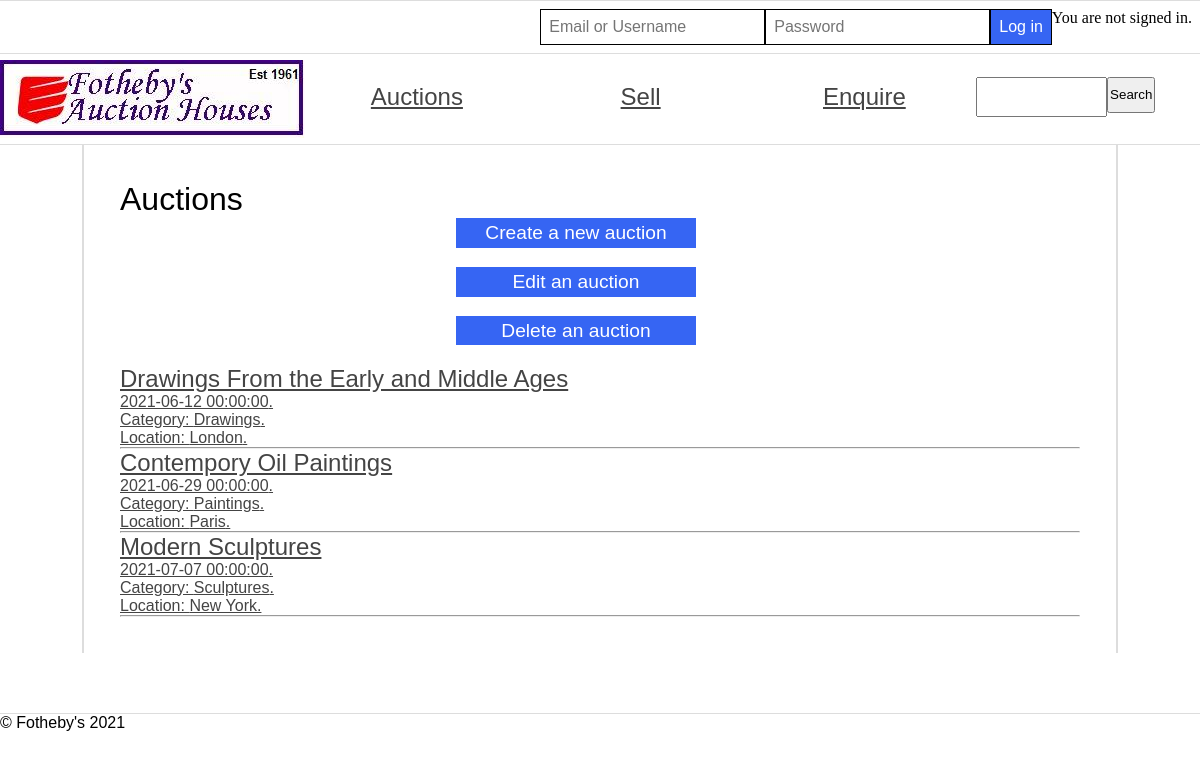
Screenshot of /default/public/auctions.php with the database file from the repository.
### tables this page shows
CREATE TABLE `auction` (
  `lot_reference_number` int(6) NOT NULL AUTO_INCREMENT,
  `title` varchar(60) DEFAULT NULL,
  `date` datetime DEFAULT NULL,
  `period` varchar(30) DEFAULT NULL,
  `category` varchar(30) DEFAULT NULL,
  `location` varchar(30) DEFAULT NULL,
  PRIMARY KEY (`lot_reference_number`)
);

### default/public/auctions.php (the view, shortened to what this page needs)
<?php
	require 'header.php';
?>
<main>
<h1>Auctions</h1>
<?php
if (isset($_POST['editauction-submit'])) {
    require 'dbconnect.php';
    ?><form action="editauction.php?" method="POST">
    <label for="auctionselect">Select Auction</label>
    <select name="auctionselect" id="auctionselect"> <?php
    $auctionliststmt = $pdo->query('SELECT * FROM auction ORDER BY date ASC');
    $auctionliststmt->execute();
    foreach ($auctionliststmt as $row) {
        echo '<option value="' . $row['lot_reference_number'] . '">' . $row['title'] . '</option>';
    } ?>
    </select>
    <input type="submit" name="auctionname-submit" value="Edit Auction" />
    </form>
    <?php
}
else {
    ?>
	<form action="createauction.php" method="POST"> <input type="submit" name="createauction-submit" value="Create a new auction" /> </form>
	<form action="auctions.php" method="POST"> <input type="submit" name="editauction-submit" value="Edit an auction" /> </form>
	<form action="auctions.php" method="POST"> <input type="submit" name="deleteauction-submit" value="Delete an auction" /> </form>
	<?php
    require 'dbconnect.php';
	$auctionstmt = $pdo->prepare('SELECT * FROM auction ORDER BY date ASC');
	$auctionstmt->execute();
	foreach ($auctionstmt as $row) { ?>
		<a href="auctionview.php?&lot_reference_number=<?=$row['lot_reference_number']?>" class="product">
        <h2 class="name"><?=$row['title']?></h2><p><?=$row['date']?>.</p><p>Category: <?=$row['category']?>.</p><p>Location: <?=$row['location']?>.</p>
        </a><hr> <?php
	}
}
?>
</main>
<?php
	require 'footer.php';
?>

### default/public/fothebys.css (style rules this page uses)
* { margin: 0; padding: 0; }
body { font-family: 'Oxygen-Regular', sans-serif; background-color: #ffffff; max-width: 100vw; overflow-x: hidden; }
h1, h2, h3, h4 { font-weight: normal; }
a, a:visited { color: #444; }
form { display: flex; justify-content: end; }
main { padding: 3vw; display: grid; overflow: hidden; width: 80vw; margin: auto; border-left: 2px solid #ddd; border-right: 2px solid #ddd; grid-template-columns: 1fr; }
main form { display: flex; flex-wrap: wrap; width: 50vw; }
main form label, main form input { flex-grow: 1; width: 20vw; margin-bottom: 1em; margin-right: 2vw; margin-left: 2vw; }
main form input[type=submit] { background-color: #3665f3; color: white; flex-grow: 0; margin-left: auto; font-size: 1.2em; padding: 0.2em; cursor: pointer; border: 0; }

### rows the page displays
auction: title "Drawings From the Early and Middle Ages", date "2021-06-12 00:00:00", category "Drawings", location "London"
auction: title "Contempory Oil Paintings", date "2021-06-29 00:00:00", category "Paintings", location "Paris"
auction: title "Modern Sculptures", date "2021-07-07 00:00:00", category "Sculptures", location "New York"
